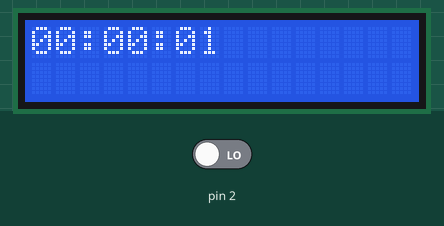
Simulated run of this sketch. Board: Arduino Uno, built with avr-gcc and run on an emulated ATmega328P. Shown: 16×2 character LCD. Inputs (shaded band) come from the test bench; at power-on: pin 2 LOW.

Above: at 1.2 s.
1.3 s: pin 2 driven HIGH
At 1.8 s:
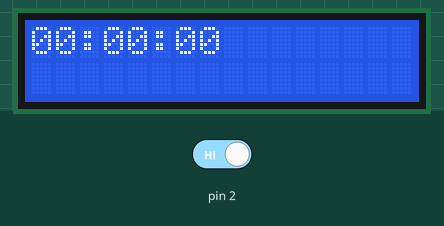
At 3.4 s:
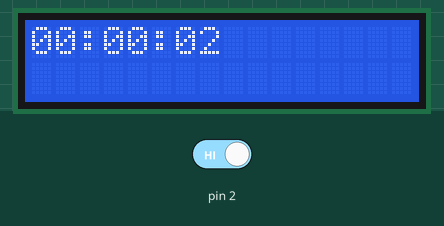
Timing chart, 0 to 4.9 s (numbered marks = the images above; inputs shaded):
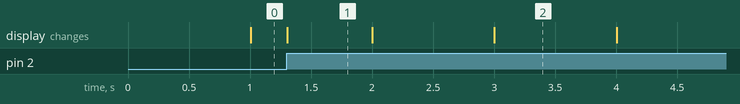

The sketch:

lcb_timer_rbe.ino
```cpp
//Nam Tran Ngoc- RBE2001
//Homework #3
//Display elapsed time since the program started in hh:mm:ss format on LCD screen.
//Using a pushbutton attached to pin 2 to act as a reset timer button.

#include <LiquidCrystal.h>

LiquidCrystal lcd(12,11,5,4,3,1); //Create lcd object

volatile int state = LOW;
int elapsedTime=0;
int currentTime=0;

void setup(){
  lcd.begin(16,2);
  attachInterrupt(0, changeState, CHANGE);
}

void loop(){
  lcd.setCursor(0,0);
  elapsedTime=(millis()/1000)-currentTime;
  displayTime(elapsedTime);
}

void changeState(){
  currentTime=millis()/1000;
}

void displayTime(int total){
  //convert total seconds to hour and minutes
  int hour=total/3600;
  int minute=(total/60)%60;
  int second=total%60;
  //add padding to the time
  displayWithPad(hour,minute,second);
}

void displayWithPad(int hour,int minute, int second){

  String trueHour;
  String trueMinute;
  String trueSecond;

  if (hour<10){
    trueHour='0'+String(hour);
  }else {trueHour= String(hour);}

  if (minute<10){
    trueMinute='0'+String(minute);
  }else {trueMinute= String(minute);}

  if (second<10){
    trueSecond='0'+String(second);
  }else {trueSecond=String(second);}

  lcd.print(trueHour+":"+trueMinute+":"+trueSecond);
}
```

Measured:
- what the display in image 1 shows lasts 0.7 s, from 1.3 s to 2.0 s
